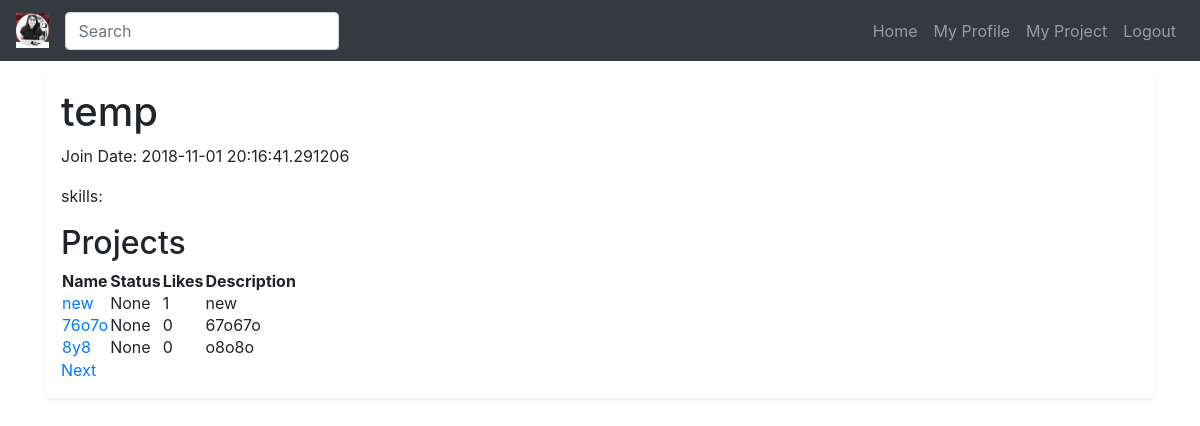
Screenshot of /user/temp (signed in) with the database file from the repository.
### app/models/user.py (models this page shows, shortened)
class User(UserMixin, db.Model):
    __tablename__ = 'users'
    id = db.Column(db.Integer, primary_key=True)
    username = db.Column(db.String(64), index=True, unique=True)
    email = db.Column(db.String(128), index=True, unique=True)
    password_hash = db.Column(db.String(128))
    date_joined = db.Column(db.DateTime, index=True, default=datetime.utcnow())
    projects = db.relationship('Project', secondary=contributions, lazy='dynamic',
                               backref=db.backref('contributors', lazy='dynamic'))
    skills = db.relationship('Skill', secondary=user_skills, lazy='dynamic',
                             backref=db.backref('users', lazy='dynamic'))
    projects_liked = db.relationship('Project', secondary=project_likes, lazy='dynamic',
                                     backref=db.backref('liked_by', lazy='dynamic'))

### app/models/project.py (models this page shows, shortened)
class Project(db.Model):
    __tablename__ = 'projects'
    id = db.Column(db.Integer, primary_key=True)
    name = db.Column(db.String(64))
    description = db.Column(db.String(1024))
    status = db.Column(db.String(64))
    creation_date = db.Column(db.DateTime, index=True, default=datetime.utcnow)
    last_update = db.Column(db.DateTime, index=True, default=datetime.utcnow)
    tags = db.relationship('Tag', secondary=project_tags, lazy='dynamic',
                           backref=db.backref('projects', lazy='dynamic'))
    skills = db.relationship('Skill', secondary=project_skills, lazy='dynamic',
                             backref=db.backref('projects', lazy='dynamic'))
    membership_requests = db.relationship('User', secondary=project_requests, lazy='dynamic',
                                          backref=db.backref('membership_requests', lazy='dynamic'))
    def likes(self):
        return self.liked_by.count()

### app/main/routes.py (the view)
@bp.route('/user/<username>')
@login_required
def user(username):
    user = User.query.filter_by(username=username).first_or_404()
    items_per_page = request.args.get('items_per_page', current_app.config['DEFAULT_ITEMS_PER_PAGE'], type=int)
    page_no = request.args.get('page', 1, type=int)
    projects = user.projects.order_by(Project.last_update.desc()).paginate(page_no, items_per_page, False)
    next_url = url_for('main.user', username=username, page=projects.next_num) if projects.has_next else None
    prev_url = url_for('main.user', username=username, page=projects.prev_num) if projects.has_prev else None
    return render_template('dev/user.html', title=username, user=user, projects=projects.items,
                           next_url=next_url, prev_url=prev_url)

### app/models/user.py (called while the page is built)
@login.user_loader
def load_user(id):
    return User.query.get(int(id))

### app/templates/dev/user.html (shortened to what this page needs)
{% extends "nav_bar2(demo).html" %}
{% block content %}
    <h1> {{ user.username}}</h1>
    <p>Join Date: {{user.date_joined}}</p>
    <p><span>skills:
    </span></p>
    <h2>Projects</h2>
    {% include "dev/_project_list.html" %}
{% endblock %}

### app/templates/dev/_project_list.html (shortened to what this page needs)
<table>
    <tr>
        <th>Name</th>
        <th>Status</th>
        <th>Likes</th>
        <th>Description</th>
    </tr>
        {% for project in projects %}
        <tr valign="top">
            <td><a href="{{ url_for( 'dev.project', project_id=project.id) }}">{{project.name}}</a></td>
            <td>{{project.status}}</td>
            <td>{{project.likes()}}</td>
            <td>{{project.description}}</td>
        </tr>
        {% endfor %}
</table>
{% if next_url %}
<a href="{{ next_url }}">Next</a>
{% endif %}

### rows the page displays
User: username "temp", date_joined "2018-11-01 20:16:41.291206"
Project: name "new", status "None", likes "1", description "new"
Project: name "76o7o", status "None", likes "0", description "67o67o"
Project: name "8y8", status "None", likes "0", description "o8o8o"
